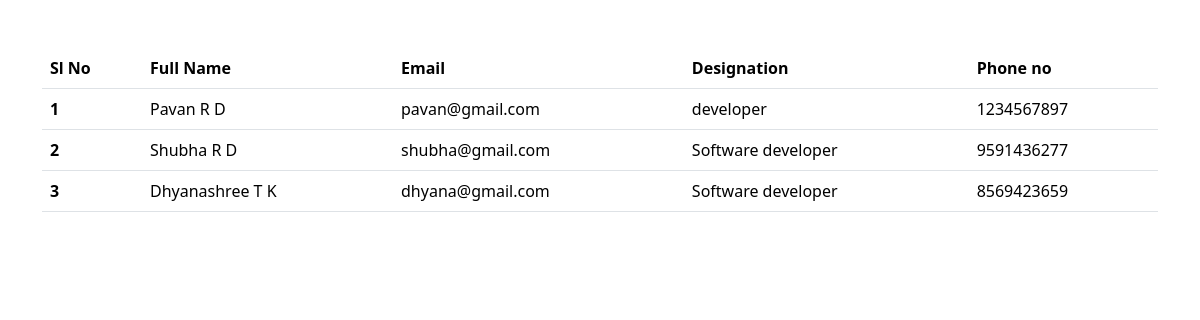
The page / on the database its author committed.
### employees/models.py (models this page shows)
class Employee(models.Model):
    first_name=models.CharField(max_length=100)
    last_name=models.CharField(max_length=100)
    photo=models.ImageField(upload_to='images')
    designation=models.CharField(max_length=100)
    Email_address=models.EmailField(max_length=100,unique=True)
    phone_number=models.CharField(max_length=12,blank=True)
    created_at=models.DateTimeField(auto_now_add=True)
    updated_at=models.DateTimeField(auto_now=True)
    def __str__(self):
        return self.first_name

### mysite/views.py (the view)
# urls.py: path('', views.index, name='index'),  # Add this line for the root URL
def index(request):
  employees = Employee.objects.all()
  context={'employees' : employees,}
  return render(request, 'index.html',context)

### mysite/templates/index.html (shortened to what this page needs)
{% load static %}
<!DOCTYPE html>
<html lang="en">
<head>
    <link rel="stylesheet" href="{% static 'css/style.css' %}">
    <link href="https://cdn.jsdelivr.net/npm/bootstrap@5.3.3/dist/css/bootstrap.min.css" rel="stylesheet">
</head>
<body>
    <div class="container pt-5">
        <table class="table">
            <thead>
              <tr>
                <th scope="col">Sl No</th>
                <th scope="col">Full Name</th>
                <th scope="col">Email</th>
                <th scope="col">Designation</th>
                <th scope="col">Phone no</th>
              </tr>
            </thead>
            <tbody>
                {% for emp in employees %}
              <tr>
                <th>{{forloop.counter}}</th>
                <td><a href="{% url 'employee_detail' emp.id %}" style="text-decoration: none;cursor:pointer;color: black;">{{emp.first_name}} {{emp.last_name}}</a></td>
                <td>{{emp.Email_address}}</td>
                <td>{{emp.designation}}</td>
                <td>{{emp.phone_number}}</td>
              </tr>
                {% endfor %}
              </tbody>
    </div>
</body>
</html>

### mysite/static/css/style.css (style rules this page uses)
body { background-color: aquamarine; }

### rows shown on the page
Employee: first_name "Pavan", last_name "R D", Email_address "pavan@gmail.com", designation "developer", phone_number "1234567897"
Employee: first_name "Shubha", last_name "R D", Email_address "shubha@gmail.com", designation "Software developer", phone_number "9591436277"
Employee: first_name "Dhyanashree", last_name "T K", Email_address "dhyana@gmail.com", designation "Software developer", phone_number "8569423659"
